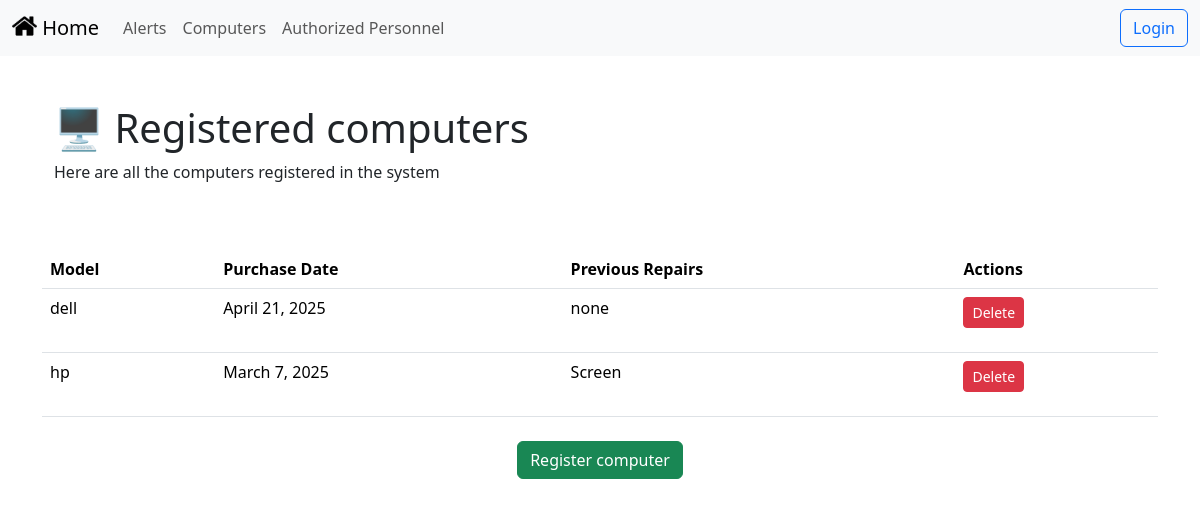
/computadoras/, run on the app's committed database.
### security/models.py (models this page shows)
class Computer(models.Model):
    model = models.CharField(max_length=100)
    purchase_date = models.DateField()  # 👈 Este debe ser un DateField
    previous_repairs = models.TextField(blank=True, null=True)

### user/views.py (the view)
# urls.py: path('computadoras/', computers_view, name='computadoras'),
def computers_view(request):
    computadoras = Computer.objects.all()  # Obtener todas las computadoras
    return render(request, 'computers.html', {'computadoras': computadoras})

### administration/templates/computers.html (shortened to what this page needs)
{% extends 'base.html' %}
{% block content %}
<div class="container align-text-top mt-5">
    <h1>🖥️ Registered computers</h1>
    <p>Here are all the computers registered in the system</p>
    <div style="height: 50px;"></div>
</div>
<table class="table">
    <thead>
        <tr>
            <th>Model</th>
            <th>Purchase Date</th>
            <th>Previous Repairs</th>
            <th>Actions</th>
        </tr>
    </thead>
    <tbody>
        {% for c in computadoras %}
        <tr>
            <td>{{ c.model }}</td>
            <td>{{ c.purchase_date }}</td>
            <td>{{ c.previous_repairs }}</td>
            <td>
                <form action="{% url 'eliminar_computadora' c.id %}" method="POST" onsubmit="return confirm('¿Estás seguro de que deseas eliminar esta computadora?');">
                    <button type="submit" class="btn btn-danger btn-sm">Delete</button>
                </form>
            </td>
        </tr>
        {% endfor %}
    </tbody>
</table>
<div class="text-center mt-4">
    <a href="{% url 'registrar_computadora' %}"
       class="btn btn-success"
       title="Ir al formulario de registro de computadora"
       aria-label="Register computera">
       Register computer
    </a>
</div>
{% endblock %}

### data on the page
Computer: model "dell", purchase_date "April 21, 2025", previous_repairs "none"
Computer: model "hp", purchase_date "March 7, 2025", previous_repairs "Screen"
